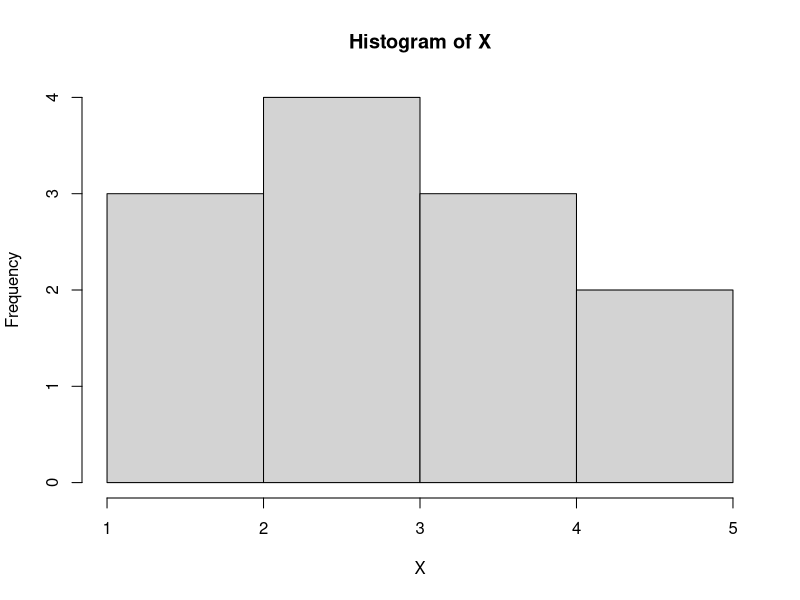
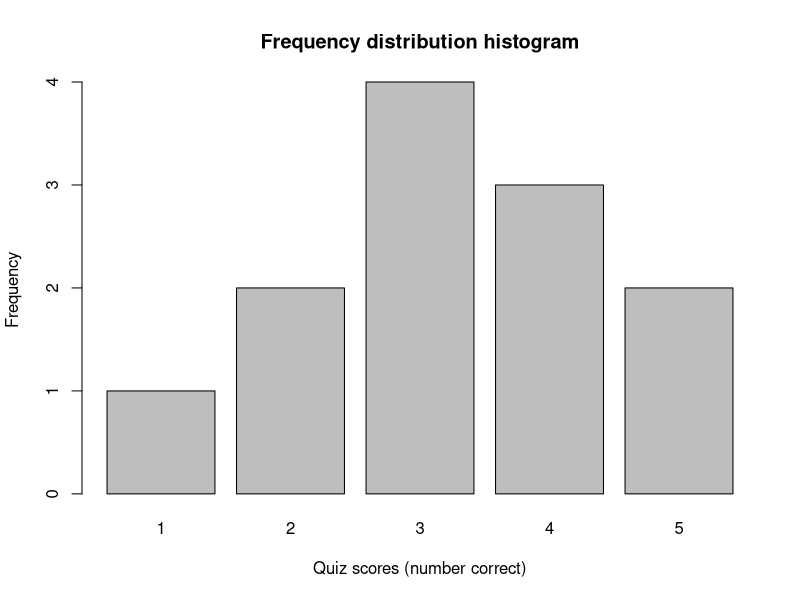
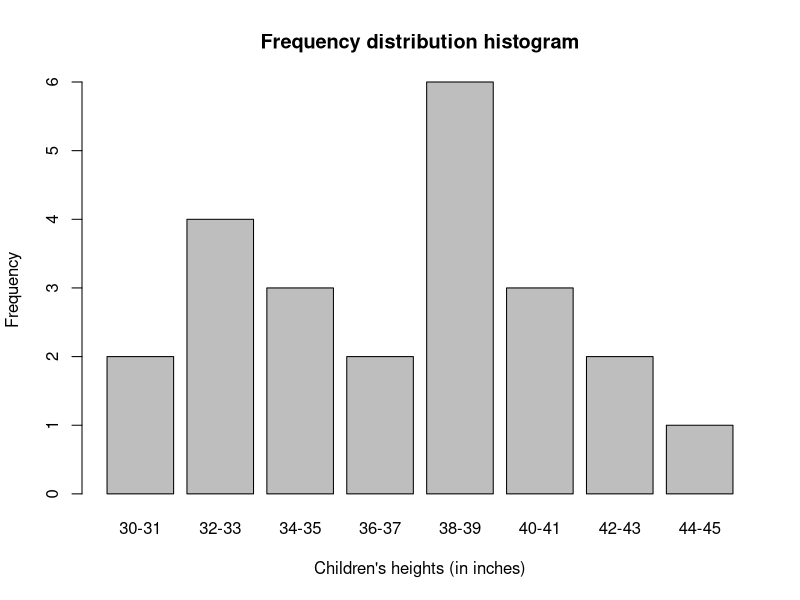
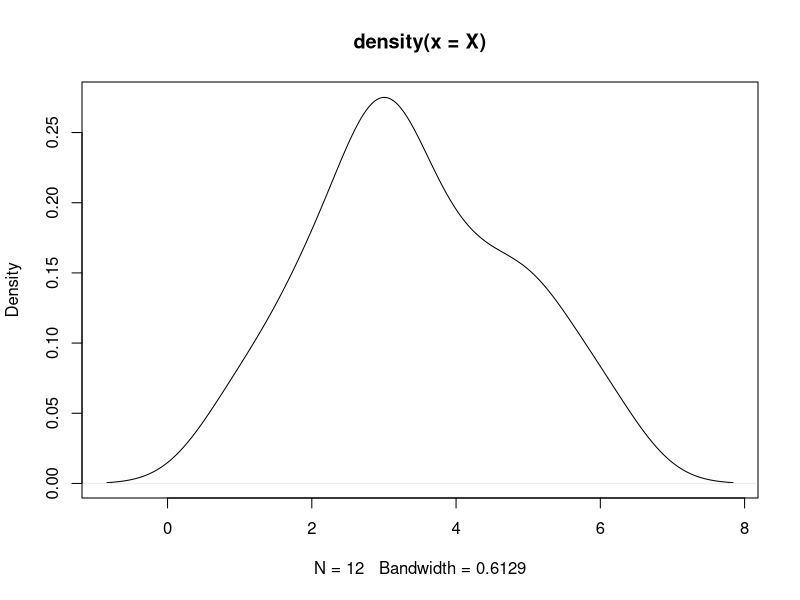
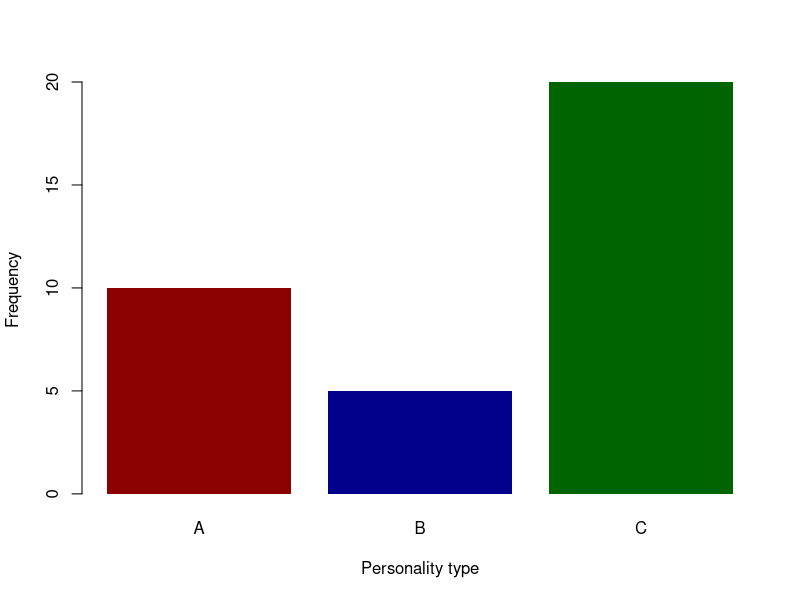
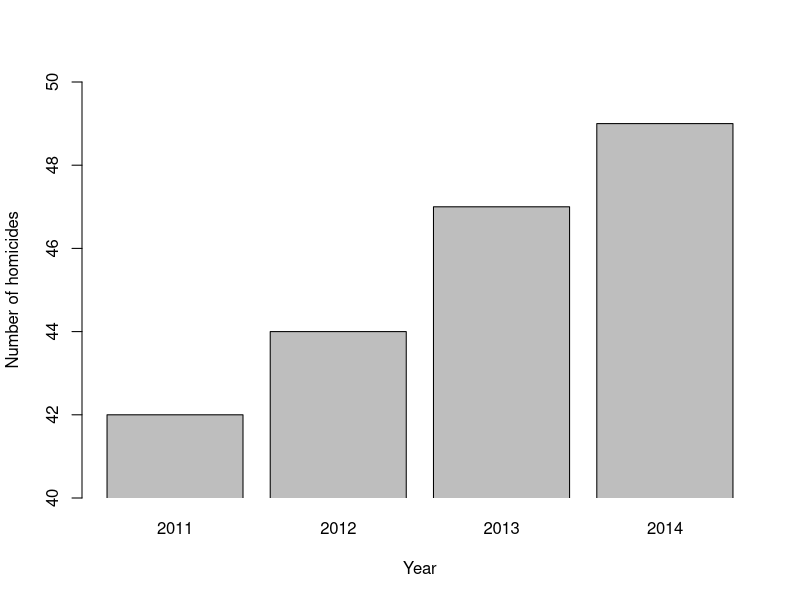
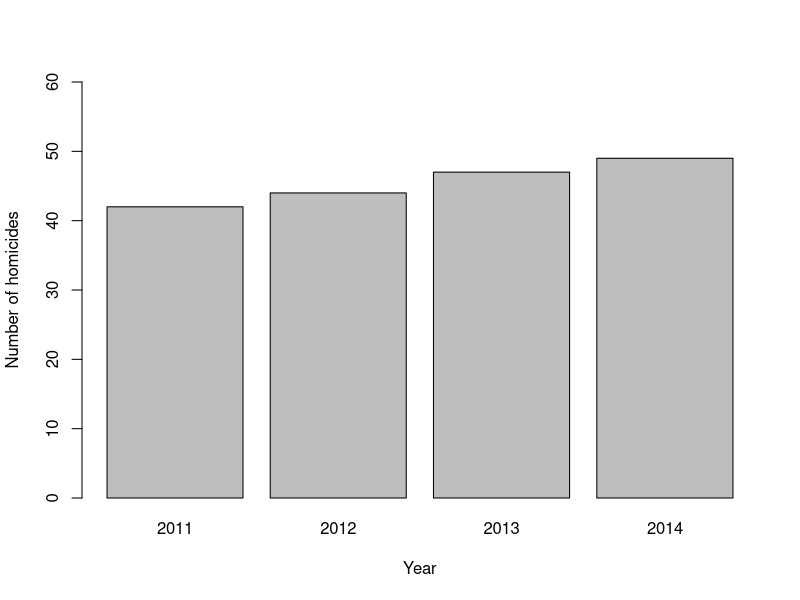

The R source for these figures, in order:
## ---- chunk 1
X <-  c(5,5,4,4,4,3,3,3,3,2,2,1)
hist(X)
counts <- table(X)
graph <- barplot(counts, main = "Frequency distribution histogram",
                 xlab = "Quiz scores (number correct)", ylab = "Frequency")
## ---- chunk 2
X <- c("30-31", "30-31", "32-33", "32-33", "32-33", "32-33", "34-35",
       "34-35", "34-35", "36-37", "36-37", "38-39", "38-39", "38-39",
       "38-39", "38-39", "38-39", "40-41", "40-41", "40-41", "42-43",
       "42-43", "44-45")

# For a bar plot
counts <- table(X)
graph <- barplot(counts, main = "Frequency distribution histogram",
                 xlab = "Children's heights (in inches)", ylab = "Frequency")
## ---- chunk 3
X <- c(6,5,5,4,4,3,3,3,3,2,2,1)
plot(density(X))
density(X)
## ---- chunk 4
X <- c(rep("A", 10), rep("B", 5), rep("C", 20))


counts <- table(X)
graph <- barplot(counts, xlab = "Personality type", ylab = "Frequency",
                 col = c("dark red", "dark blue", "dark green"), border = NA)
## ---- chunk 5
df <- data.frame(Year = c(2011, 2012, 2013, 2014), 
                 Number_of_Homocides = c(42, 44, 47, 49))
## ---- chunk 6
barplot(df$Number_of_Homocides, df$Year, xlab = "Year", 
        ylab = "Number of homicides", 
        names.arg = df$Year, ylim = c(40,50), xpd = FALSE)
barplot(df$Number_of_Homocides, df$Year, xlab = "Year", ylab = "Number of homicides",
        names.arg = df$Year, ylim = c(0,60))
## ---- chunk 7
df <- data.frame(X = c(10,9,8,7,6,5), f = c(2,8,4,6,4,1), 
                 cf = c(25,23,15,11,5,1), cp = c(1,.92,.6,.44,.2,.04))
knitr::kable(df)
## ---- chunk 8
df_range <- data.frame(Scores = c(7.5,7,6.5), Percentages = c(.44, NA, .2),
                       row.names = c("Top", "Intermediate value", "Bottom"))
knitr::kable(df_range)
## ---- chunk 9
difference <- df_range["Top",]$Percentages - df_range["Bottom",]$Percentages
difference
## ---- chunk 10
df_range["Top",]$Percentages - 1/2 * difference
df_range["Bottom",]$Percentages + 1/2 * difference
## ---- chunk 11
df <- data.frame(X = c(24,19,14,9,4), f = c(2,3,3,10,2), 
                 cf = c(20,18,15,12,2), cp = c(1,.9,.75,.60,.1))
knitr::kable(df)
## ---- chunk 12
df_range <- data.frame(Scores = c(9.5,NA,4.5), Percentages = c(.6, .4, .1),
                       row.names = c("Top", "Intermediate value", "Bottom"))
knitr::kable(df_range)
## ---- chunk 13
difference <- df_range["Top",]$Percentages - df_range["Bottom",]$Percentages
difference
## ---- chunk 14
df_range["Top",]$Percentages - 1/2 * difference
df_range["Bottom",]$Percentages + 1/2 * difference
## ---- chunk 15
X <- c(82,62,71,76,85,32,56,74,82,93,68,52,42,57,73,81,63,78,33,97,46,59,74,76)
stem(X, scale = 2)
## ---- chunk 16
X <- c(14,8,27,16,10,22,9,13,16,12,10,9,15,17,6,14,11,18,14,11)

f <- table(cut(X, breaks = c(5,9,14,19,24,29)))

cf <- cumsum(f)

cp <- cumsum(prop.table(f))

answer <- data.frame(f = f, cf = cf, cp = cp)

# Remove f.Var1 column since they are accounted for in the row names.
answer <- answer[,-1]

# Order columns to match the data presented in the text.
answer <- answer[order(-cf),]

knitr::kable(answer)
